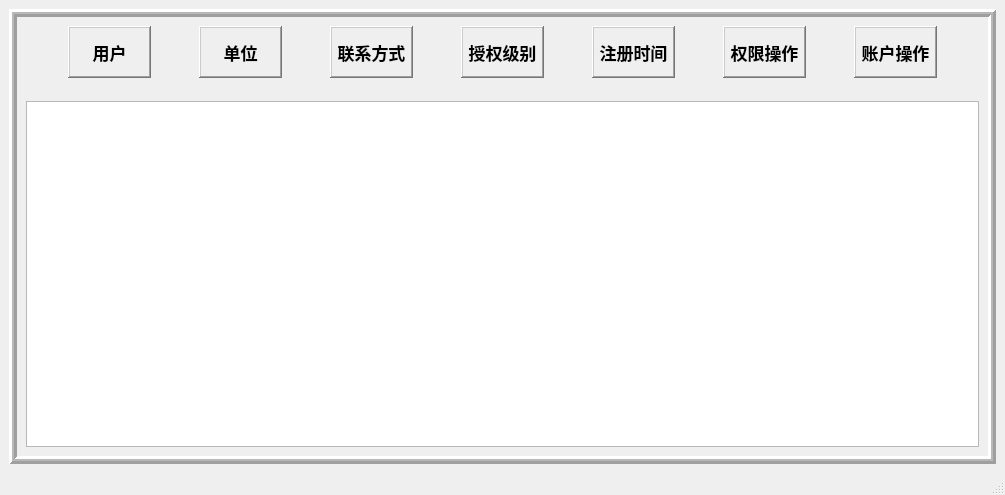
<?xml version="1.0" encoding="UTF-8"?>
<ui version="4.0">
 <class>MainWindow</class>
 <widget class="QMainWindow" name="MainWindow">
  <property name="geometry">
   <rect>
    <x>0</x>
    <y>0</y>
    <width>1005</width>
    <height>495</height>
   </rect>
  </property>
  <property name="windowTitle">
   <string>MainWindow</string>
  </property>
  <widget class="QWidget" name="centralwidget">
   <layout class="QGridLayout" name="gridLayout">
    <item row="0" column="0">
     <widget class="QFrame" name="frame">
      <property name="frameShape">
       <enum>QFrame::Box</enum>
      </property>
      <property name="frameShadow">
       <enum>QFrame::Raised</enum>
      </property>
      <property name="lineWidth">
       <number>3</number>
      </property>
      <property name="midLineWidth">
       <number>2</number>
      </property>
      <layout class="QGridLayout" name="gridLayout_2">
       <item row="0" column="0">
        <layout class="QVBoxLayout" name="verticalLayout" stretch="3,1,20">
         <item>
          <layout class="QHBoxLayout" name="horizontalLayout" stretch="1,2,1,2,1,2,1,2,1,2,1,2,1,2,1">
           <item>
            <spacer name="horizontalSpacer_7">
             <property name="orientation">
              <enum>Qt::Horizontal</enum>
             </property>
             <property name="sizeHint" stdset="0">
              <size>
               <width>40</width>
               <height>20</height>
              </size>
             </property>
            </spacer>
           </item>
           <item>
            <widget class="QLabel" name="label">
             <property name="sizePolicy">
              <sizepolicy hsizetype="Ignored" vsizetype="Preferred">
               <horstretch>0</horstretch>
               <verstretch>0</verstretch>
              </sizepolicy>
             </property>
             <property name="font">
              <font>
               <pointsize>13</pointsize>
               <bold>true</bold>
              </font>
             </property>
             <property name="frameShape">
              <enum>QFrame::WinPanel</enum>
             </property>
             <property name="frameShadow">
              <enum>QFrame::Raised</enum>
             </property>
             <property name="lineWidth">
              <number>2</number>
             </property>
             <property name="midLineWidth">
              <number>1</number>
             </property>
             <property name="text">
              <string>用户</string>
             </property>
             <property name="alignment">
              <set>Qt::AlignCenter</set>
             </property>
            </widget>
           </item>
           <item>
            <spacer name="horizontalSpacer">
             <property name="orientation">
              <enum>Qt::Horizontal</enum>
             </property>
             <property name="sizeHint" stdset="0">
              <size>
               <width>40</width>
               <height>20</height>
              </size>
             </property>
            </spacer>
           </item>
           <item>
            <widget class="QLabel" name="label_2">
             <property name="sizePolicy">
              <sizepolicy hsizetype="Ignored" vsizetype="Preferred">
               <horstretch>0</horstretch>
               <verstretch>0</verstretch>
              </sizepolicy>
             </property>
             <property name="font">
              <font>
               <pointsize>13</pointsize>
               <bold>true</bold>
              </font>
             </property>
             <property name="frameShape">
              <enum>QFrame::WinPanel</enum>
             </property>
             <property name="frameShadow">
              <enum>QFrame::Raised</enum>
             </property>
             <property name="lineWidth">
              <number>2</number>
             </property>
             <property name="midLineWidth">
              <number>1</number>
             </property>
             <property name="text">
              <string>单位</string>
             </property>
             <property name="alignment">
              <set>Qt::AlignCenter</set>
             </property>
            </widget>
           </item>
           <item>
            <spacer name="horizontalSpacer_2">
             <property name="orientation">
              <enum>Qt::Horizontal</enum>
             </property>
             <property name="sizeHint" stdset="0">
              <size>
               <width>40</width>
               <height>20</height>
              </size>
             </property>
            </spacer>
           </item>
           <item>
            <widget class="QLabel" name="label_3">
             <property name="sizePolicy">
              <sizepolicy hsizetype="Ignored" vsizetype="Preferred">
               <horstretch>0</horstretch>
               <verstretch>0</verstretch>
              </sizepolicy>
             </property>
             <property name="font">
              <font>
               <pointsize>13</pointsize>
               <bold>true</bold>
              </font>
             </property>
             <property name="frameShape">
              <enum>QFrame::WinPanel</enum>
             </property>
             <property name="frameShadow">
              <enum>QFrame::Raised</enum>
             </property>
             <property name="lineWidth">
              <number>2</number>
             </property>
             <property name="midLineWidth">
              <number>1</number>
             </property>
             <property name="text">
              <string>联系方式</string>
             </property>
             <property name="alignment">
              <set>Qt::AlignCenter</set>
             </property>
            </widget>
           </item>
           <item>
            <spacer name="horizontalSpacer_3">
             <property name="orientation">
              <enum>Qt::Horizontal</enum>
             </property>
             <property name="sizeHint" stdset="0">
              <size>
               <width>40</width>
               <height>20</height>
              </size>
             </property>
            </spacer>
           </item>
           <item>
            <widget class="QLabel" name="label_4">
             <property name="sizePolicy">
              <sizepolicy hsizetype="Ignored" vsizetype="Preferred">
               <horstretch>0</horstretch>
               <verstretch>0</verstretch>
              </sizepolicy>
             </property>
             <property name="font">
              <font>
               <pointsize>13</pointsize>
               <bold>true</bold>
              </font>
             </property>
             <property name="frameShape">
              <enum>QFrame::WinPanel</enum>
             </property>
             <property name="frameShadow">
              <enum>QFrame::Raised</enum>
             </property>
             <property name="lineWidth">
              <number>2</number>
             </property>
             <property name="midLineWidth">
              <number>1</number>
             </property>
             <property name="text">
              <string>授权级别</string>
             </property>
             <property name="alignment">
              <set>Qt::AlignCenter</set>
             </property>
            </widget>
           </item>
           <item>
            <spacer name="horizontalSpacer_8">
             <property name="orientation">
              <enum>Qt::Horizontal</enum>
             </property>
             <property name="sizeHint" stdset="0">
              <size>
               <width>40</width>
               <height>20</height>
              </size>
             </property>
            </spacer>
           </item>
           <item>
            <widget class="QLabel" name="label_7">
             <property name="sizePolicy">
              <sizepolicy hsizetype="Ignored" vsizetype="Preferred">
               <horstretch>0</horstretch>
               <verstretch>0</verstretch>
              </sizepolicy>
             </property>
             <property name="font">
              <font>
               <pointsize>13</pointsize>
               <bold>true</bold>
              </font>
             </property>
             <property name="frameShape">
              <enum>QFrame::WinPanel</enum>
             </property>
             <property name="frameShadow">
              <enum>QFrame::Raised</enum>
             </property>
             <property name="lineWidth">
              <number>2</number>
             </property>
             <property name="midLineWidth">
              <number>1</number>
             </property>
             <property name="text">
              <string>注册时间</string>
             </property>
             <property name="alignment">
              <set>Qt::AlignCenter</set>
             </property>
            </widget>
           </item>
           <item>
            <spacer name="horizontalSpacer_4">
             <property name="orientation">
              <enum>Qt::Horizontal</enum>
             </property>
             <property name="sizeHint" stdset="0">
              <size>
               <width>40</width>
               <height>20</height>
              </size>
             </property>
            </spacer>
           </item>
           <item>
            <widget class="QLabel" name="label_5">
             <property name="sizePolicy">
              <sizepolicy hsizetype="Ignored" vsizetype="Preferred">
               <horstretch>0</horstretch>
               <verstretch>0</verstretch>
              </sizepolicy>
             </property>
             <property name="font">
              <font>
               <pointsize>13</pointsize>
               <bold>true</bold>
              </font>
             </property>
             <property name="frameShape">
              <enum>QFrame::WinPanel</enum>
             </property>
             <property name="frameShadow">
              <enum>QFrame::Raised</enum>
             </property>
             <property name="lineWidth">
              <number>2</number>
             </property>
             <property name="midLineWidth">
              <number>1</number>
             </property>
             <property name="text">
              <string>权限操作</string>
             </property>
             <property name="alignment">
              <set>Qt::AlignCenter</set>
             </property>
            </widget>
           </item>
           <item>
            <spacer name="horizontalSpacer_5">
             <property name="orientation">
              <enum>Qt::Horizontal</enum>
             </property>
             <property name="sizeHint" stdset="0">
              <size>
               <width>40</width>
               <height>20</height>
              </size>
             </property>
            </spacer>
           </item>
           <item>
            <widget class="QLabel" name="label_6">
             <property name="sizePolicy">
              <sizepolicy hsizetype="Ignored" vsizetype="Preferred">
               <horstretch>0</horstretch>
               <verstretch>0</verstretch>
              </sizepolicy>
             </property>
             <property name="font">
              <font>
               <pointsize>13</pointsize>
               <bold>true</bold>
              </font>
             </property>
             <property name="frameShape">
              <enum>QFrame::WinPanel</enum>
             </property>
             <property name="frameShadow">
              <enum>QFrame::Raised</enum>
             </property>
             <property name="lineWidth">
              <number>2</number>
             </property>
             <property name="midLineWidth">
              <number>1</number>
             </property>
             <property name="text">
              <string>账户操作</string>
             </property>
             <property name="alignment">
              <set>Qt::AlignCenter</set>
             </property>
            </widget>
           </item>
           <item>
            <spacer name="horizontalSpacer_6">
             <property name="orientation">
              <enum>Qt::Horizontal</enum>
             </property>
             <property name="sizeHint" stdset="0">
              <size>
               <width>40</width>
               <height>20</height>
              </size>
             </property>
            </spacer>
           </item>
          </layout>
         </item>
         <item>
          <spacer name="verticalSpacer">
           <property name="orientation">
            <enum>Qt::Vertical</enum>
           </property>
           <property name="sizeHint" stdset="0">
            <size>
             <width>48</width>
             <height>18</height>
            </size>
           </property>
          </spacer>
         </item>
         <item>
          <widget class="QTableWidget" name="tableWidget"/>
         </item>
        </layout>
       </item>
      </layout>
     </widget>
    </item>
   </layout>
  </widget>
  <widget class="QMenuBar" name="menubar">
   <property name="geometry">
    <rect>
     <x>0</x>
     <y>0</y>
     <width>1005</width>
     <height>20</height>
    </rect>
   </property>
  </widget>
  <widget class="QStatusBar" name="statusbar"/>
 </widget>
 <resources/>
 <connections/>
</ui>
